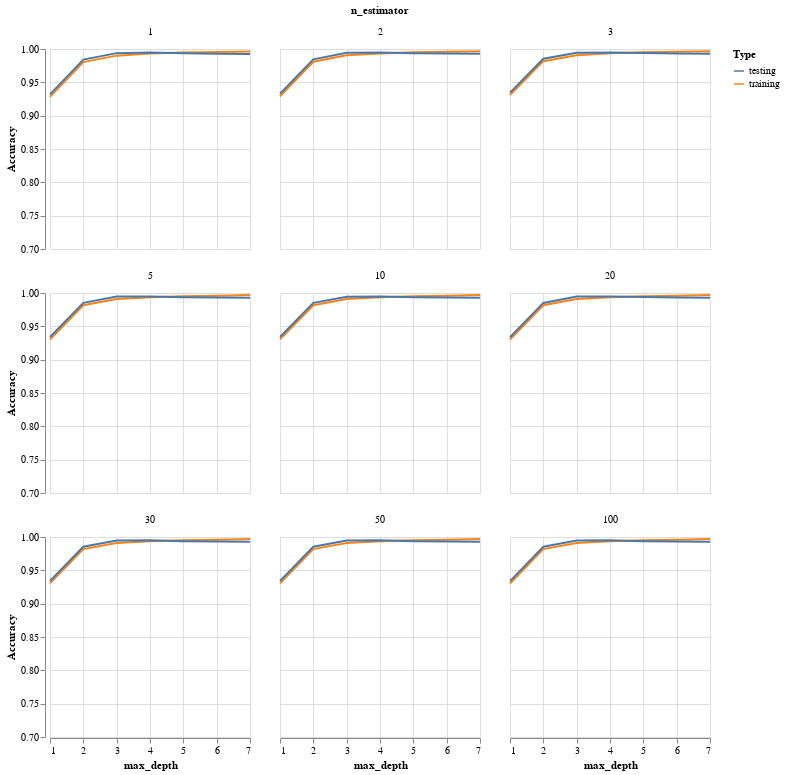

Notebook cell for this chart:
### Code cell
n_est = [1,2,3,5,10,20,30,50,100]
max_depth = range(1,8)
X_train, X_test, y_train, y_test = test_train_compound(df, "I05")
trees = []
train_acc = []
test_acc = []
depth = []
for j in max_depth:
    for i in n_est:
        trees.append(i)
        depth.append(j)
        rf = RandomForestRegressor(n_estimators = i, max_depth = j, random_state=0).fit(X_train, y_train)
        train_acc.append(rf.score(X_train, y_train))
        test_acc.append(rf.score(X_test, y_test))
        #print(j,i)
df_rf = pd.DataFrame({'training' : train_acc,
                      'testing' : test_acc,
                      'n_estimator' : trees,
                      'max_depth' : depth})
df_rf = df_rf.melt(id_vars = ['n_estimator', 'max_depth'], var_name = 'Type', value_name = 'Accuracy')
df_rf
alt.Chart(df_rf).mark_line().encode(
    alt.X('max_depth'),
    alt.Y('Accuracy', scale=alt.Scale(domain=[0.7, 1])),
    alt.Color('Type'),
    alt.Facet('n_estimator')
    ).properties(width = 200, height = 200, columns = 3)

### Figure 1 — Vega-Lite specification as saved in the notebook (floating-point values rounded to 4 significant figures)
{"$schema": "https://vega.github.io/schema/vega-lite/v3.4.0.json", "columns": 3, "config": {"mark": {"tooltip": null}, "view": {"height": 300, "width": 400}}, "data": {"name": "data-1bf41b38f40ce09df2c759ce4016d914"}, "datasets": {"data-1bf41b38f40ce09df2c759ce4016d914": [{"Accuracy": 0.9282, "Type": "training", "max_depth": 1, "n_estimator": 1}, {"Accuracy": 0.9291, "Type": "training", "max_depth": 1, "n_estimator": 2}, {"Accuracy": 0.931, "Type": "training", "max_depth": 1, "n_estimator": 3}, {"Accuracy": 0.9304, "Type": "training", "max_depth": 1, "n_estimator": 5}, {"Accuracy": 0.9304, "Type": "training", "max_depth": 1, "n_estimator": 10}, {"Accuracy": 0.9302, "Type": "training", "max_depth": 1, "n_estimator": 20}, {"Accuracy": 0.9305, "Type": "training", "max_depth": 1, "n_estimator": 30}, {"Accuracy": 0.9304, "Type": "training", "max_depth": 1, "n_estimator": 50}, {"Accuracy": 0.9303, "Type": "training", "max_depth": 1, "n_estimator": 100}, {"Accuracy": 0.9804, "Type": "training", "max_depth": 2, "n_estimator": 1}, {"Accuracy": 0.9809, "Type": "training", "max_depth": 2, "n_estimator": 2}, {"Accuracy": 0.9818, "Type": "training", "max_depth": 2, "n_estimator": 3}, {"Accuracy": 0.9817, "Type": "training", "max_depth": 2, "n_estimator": 5}, {"Accuracy": 0.9817, "Type": "training", "max_depth": 2, "n_estimator": 10}, {"Accuracy": 0.9816, "Type": "training", "max_depth": 2, "n_estimator": 20}, {"Accuracy": 0.9819, "Type": "training", "max_depth": 2, "n_estimator": 30}, {"Accuracy": 0.9819, "Type": "training", "max_depth": 2, "n_estimator": 50}, {"Accuracy": 0.9818, "Type": "training", "max_depth": 2, "n_estimator": 100}, {"Accuracy": 0.9901, "Type": "training", "max_depth": 3, "n_estimator": 1}, {"Accuracy": 0.9905, "Type": "training", "max_depth": 3, "n_estimator": 2}, {"Accuracy": 0.9908, "Type": "training", "max_depth": 3, "n_estimator": 3}, {"Accuracy": 0.9909, "Type": "training", "max_depth": 3, "n_estimator": 5}, {"Accuracy": 0.9909, "Type": "training", "max_depth": 3, "n_estimator": 10}, {"Accuracy": 0.9909, "Type": "training", "max_depth": 3, "n_estimator": 20}, {"Accuracy": 0.991, "Type": "training", "max_depth": 3, "n_estimator": 30}, {"Accuracy": 0.9911, "Type": "training", "max_depth": 3, "n_estimator": 50}, {"Accuracy": 0.991, "Type": "training", "max_depth": 3, "n_estimator": 100}, {"Accuracy": 0.9932, "Type": "training", "max_depth": 4, "n_estimator": 1}, {"Accuracy": 0.9934, "Type": "training", "max_depth": 4, "n_estimator": 2}, {"Accuracy": 0.9935, "Type": "training", "max_depth": 4, "n_estimator": 3}, {"Accuracy": 0.9936, "Type": "training", "max_depth": 4, "n_estimator": 5}, {"Accuracy": 0.9936, "Type": "training", "max_depth": 4, "n_estimator": 10}, {"Accuracy": 0.9937, "Type": "training", "max_depth": 4, "n_estimator": 20}, {"Accuracy": 0.9937, "Type": "training", "max_depth": 4, "n_estimator": 30}, {"Accuracy": 0.9937, "Type": "training", "max_depth": 4, "n_estimator": 50}, {"Accuracy": 0.9937, "Type": "training", "max_depth": 4, "n_estimator": 100}, {"Accuracy": 0.9948, "Type": "training", "max_depth": 5, "n_estimator": 1}, {"Accuracy": 0.9951, "Type": "training", "max_depth": 5, "n_estimator": 2}, {"Accuracy": 0.9952, "Type": "training", "max_depth": 5, "n_estimator": 3}, {"Accuracy": 0.9952, "Type": "training", "max_depth": 5, "n_estimator": 5}, {"Accuracy": 0.9952, "Type": "training", "max_depth": 5, "n_estimator": 10}, {"Accuracy": 0.9952, "Type": "training", "max_depth": 5, "n_estimator": 20}, {"Accuracy": 0.9952, "Type": "training", "max_depth": 5, "n_estimator": 30}, {"Accuracy": 0.9952, "Type": "training", "max_depth": 5, "n_estimator": 50}, {"Accuracy": 0.9952, "Type": "training", "max_depth": 5, "n_estimator": 100}, {"Accuracy": 0.9956, "Type": "training", "max_depth": 6, "n_estimator": 1}, {"Accuracy": 0.9958, "Type": "training", "max_depth": 6, "n_estimator": 2}, {"Accuracy": 0.9959, "Type": "training", "max_depth": 6, "n_estimator": 3}, {"Accuracy": 0.996, "Type": "training", "max_depth": 6, "n_estimator": 5}, {"Accuracy": 0.996, "Type": "training", "max_depth": 6, "n_estimator": 10}, {"Accuracy": 0.996, "Type": "training", "max_depth": 6, "n_estimator": 20}, {"Accuracy": 0.996, "Type": "training", "max_depth": 6, "n_estimator": 30}, {"Accuracy": 0.996, "Type": "training", "max_depth": 6, "n_estimator": 50}, {"Accuracy": 0.996, "Type": "training", "max_depth": 6, "n_estimator": 100}, {"Accuracy": 0.9964, "Type": "training", "max_depth": 7, "n_estimator": 1}, {"Accuracy": 0.9966, "Type": "training", "max_depth": 7, "n_estimator": 2}, {"Accuracy": 0.9967, "Type": "training", "max_depth": 7, "n_estimator": 3}, {"Accuracy": 0.9968, "Type": "training", "max_depth": 7, "n_estimator": 5}, {"Accuracy": 0.9969, "Type": "training", "max_depth": 7, "n_estimator": 10}, {"Accuracy": 0.9969, "Type": "training", "max_depth": 7, "n_estimator": 20}, {"Accuracy": 0.997, "Type": "training", "max_depth": 7, "n_estimator": 30}, {"Accuracy": 0.997, "Type": "training", "max_depth": 7, "n_estimator": 50}, {"Accuracy": 0.997, "Type": "training", "max_depth": 7, "n_estimator": 100}, {"Accuracy": 0.932, "Type": "testing", "max_depth": 1, "n_estimator": 1}, {"Accuracy": 0.9328, "Type": "testing", "max_depth": 1, "n_estimator": 2}, {"Accuracy": 0.9345, "Type": "testing", "max_depth": 1, "n_estimator": 3}, {"Accuracy": 0.9339, "Type": "testing", "max_depth": 1, "n_estimator": 5}, {"Accuracy": 0.9339, "Type": "testing", "max_depth": 1, "n_estimator": 10}, {"Accuracy": 0.9337, "Type": "testing", "max_depth": 1, "n_estimator": 20}, {"Accuracy": 0.934, "Type": "testing", "max_depth": 1, "n_estimator": 30}, {"Accuracy": 0.934, "Type": "testing", "max_depth": 1, "n_estimator": 50}, {"Accuracy": 0.9339, "Type": "testing", "max_depth": 1, "n_estimator": 100}, {"Accuracy": 0.984, "Type": "testing", "max_depth": 2, "n_estimator": 1}, {"Accuracy": 0.9845, "Type": "testing", "max_depth": 2, "n_estimator": 2}, {"Accuracy": 0.9853, "Type": "testing", "max_depth": 2, "n_estimator": 3}, {"Accuracy": 0.9852, "Type": "testing", "max_depth": 2, "n_estimator": 5}, {"Accuracy": 0.9852, "Type": "testing", "max_depth": 2, "n_estimator": 10}, {"Accuracy": 0.9851, "Type": "testing", "max_depth": 2, "n_estimator": 20}, {"Accuracy": 0.9853, "Type": "testing", "max_depth": 2, "n_estimator": 30}, {"Accuracy": 0.9853, "Type": "testing", "max_depth": 2, "n_estimator": 50}, {"Accuracy": 0.9853, "Type": "testing", "max_depth": 2, "n_estimator": 100}, {"Accuracy": 0.9938, "Type": "testing", "max_depth": 3, "n_estimator": 1}, {"Accuracy": 0.9943, "Type": "testing", "max_depth": 3, "n_estimator": 2}, {"Accuracy": 0.9945, "Type": "testing", "max_depth": 3, "n_estimator": 3}, {"Accuracy": 0.9946, "Type": "testing", "max_depth": 3, "n_estimator": 5}, {"Accuracy": 0.9945, "Type": "testing", "max_depth": 3, "n_estimator": 10}, {"Accuracy": 0.9946, "Type": "testing", "max_depth": 3, "n_estimator": 20}, {"Accuracy": 0.9946, "Type": "testing", "max_depth": 3, "n_estimator": 30}, {"Accuracy": 0.9946, "Type": "testing", "max_depth": 3, "n_estimator": 50}, {"Accuracy": 0.9946, "Type": "testing", "max_depth": 3, "n_estimator": 100}, {"Accuracy": 0.9946, "Type": "testing", "max_depth": 4, "n_estimator": 1}, {"Accuracy": 0.9946, "Type": "testing", "max_depth": 4, "n_estimator": 2}, {"Accuracy": 0.9947, "Type": "testing", "max_depth": 4, "n_estimator": 3}, {"Accuracy": 0.9947, "Type": "testing", "max_depth": 4, "n_estimator": 5}, {"Accuracy": 0.9949, "Type": "testing", "max_depth": 4, "n_estimator": 10}, {"Accuracy": 0.9949, "Type": "testing", "max_depth": 4, "n_estimator": 20}, {"Accuracy": 0.995, "Type": "testing", "max_depth": 4, "n_estimator": 30}, {"Accuracy": 0.995, "Type": "testing", "max_depth": 4, "n_estimator": 50}, {"Accuracy": 0.995, "Type": "testing", "max_depth": 4, "n_estimator": 100}, {"Accuracy": 0.9936, "Type": "testing", "max_depth": 5, "n_estimator": 1}, {"Accuracy": 0.9938, "Type": "testing", "max_depth": 5, "n_estimator": 2}, {"Accuracy": 0.9938, "Type": "testing", "max_depth": 5, "n_estimator": 3}, {"Accuracy": 0.9937, "Type": "testing", "max_depth": 5, "n_estimator": 5}, {"Accuracy": 0.9938, "Type": "testing", "max_depth": 5, "n_estimator": 10}, {"Accuracy": 0.9938, "Type": "testing", "max_depth": 5, "n_estimator": 20}, {"Accuracy": 0.9938, "Type": "testing", "max_depth": 5, "n_estimator": 30}, {"Accuracy": 0.9937, "Type": "testing", "max_depth": 5, "n_estimator": 50}, {"Accuracy": 0.9937, "Type": "testing", "max_depth": 5, "n_estimator": 100}, {"Accuracy": 0.9927, "Type": "testing", "max_depth": 6, "n_estimator": 1}, {"Accuracy": 0.9931, "Type": "testing", "max_depth": 6, "n_estimator": 2}, {"Accuracy": 0.9933, "Type": "testing", "max_depth": 6, "n_estimator": 3}, {"Accuracy": 0.9932, "Type": "testing", "max_depth": 6, "n_estimator": 5}, {"Accuracy": 0.9933, "Type": "testing", "max_depth": 6, "n_estimator": 10}, {"Accuracy": 0.9933, "Type": "testing", "max_depth": 6, "n_estimator": 20}, {"Accuracy": 0.9933, "Type": "testing", "max_depth": 6, "n_estimator": 30}, {"Accuracy": 0.9933, "Type": "testing", "max_depth": 6, "n_estimator": 50}, {"Accuracy": 0.9933, "Type": "testing", "max_depth": 6, "n_estimator": 100}, {"Accuracy": 0.9926, "Type": "testing", "max_depth": 7, "n_estimator": 1}, {"Accuracy": 0.993, "Type": "testing", "max_depth": 7, "n_estimator": 2}, {"Accuracy": 0.993, "Type": "testing", "max_depth": 7, "n_estimator": 3}, {"Accuracy": 0.993, "Type": "testing", "max_depth": 7, "n_estimator": 5}, {"Accuracy": 0.993, "Type": "testing", "max_depth": 7, "n_estimator": 10}, {"Accuracy": 0.993, "Type": "testing", "max_depth": 7, "n_estimator": 20}, {"Accuracy": 0.993, "Type": "testing", "max_depth": 7, "n_estimator": 30}, {"Accuracy": 0.993, "Type": "testing", "max_depth": 7, "n_estimator": 50}, {"Accuracy": 0.9929, "Type": "testing", "max_depth": 7, "n_estimator": 100}]}, "encoding": {"color": {"field": "Type", "type": "nominal"}, "facet": {"field": "n_estimator", "type": "quantitative"}, "x": {"field": "max_depth", "type": "quantitative"}, "y": {"field": "Accuracy", "scale": {"domain": [0.7, 1]}, "type": "quantitative"}}, "height": 200, "mark": "line", "width": 200}
